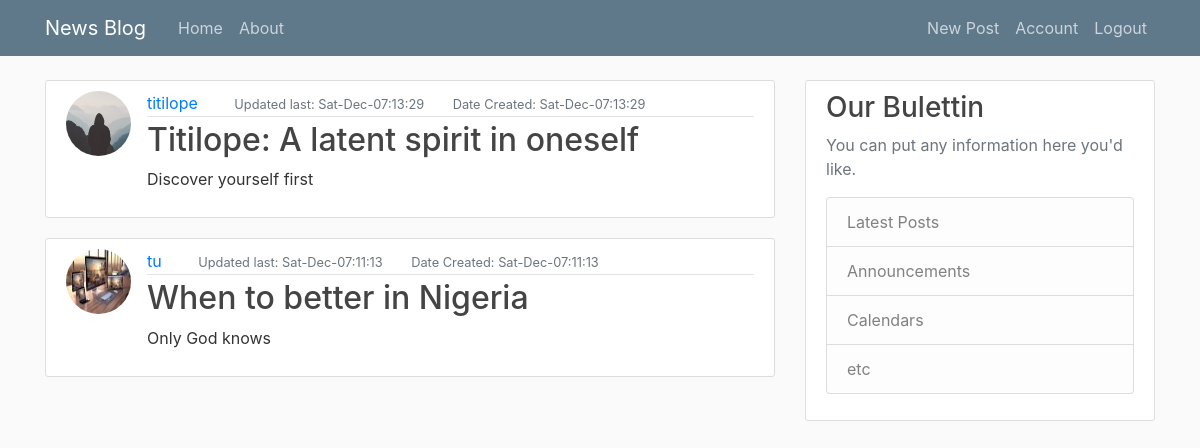
Page /home (signed in) on the earlier database version.
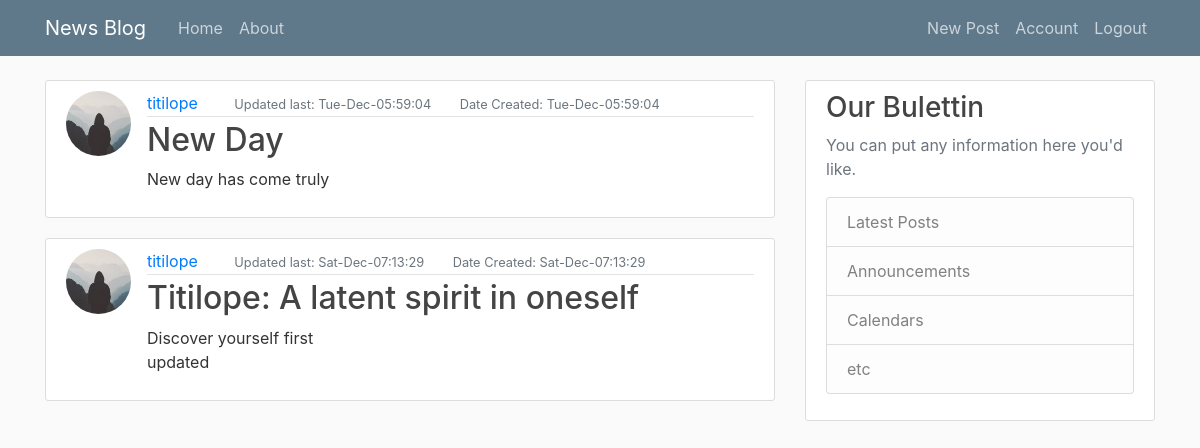
Same page on the later database version.
### newspost/model.py (models this page shows, shortened)
class Post(db.Model):
    id = db.Column(db.Integer, primary_key=True, nullable=False)
    title = db.Column(db.String(60),unique=True, nullable=False)
    content = db.Column(db.Text(420), nullable=False, unique=True)
    date_posted = db.Column(db.DateTime, nullable=False, default=datetime.utcnow)
    date_updated = db.Column(db.DateTime, nullable=False, default=datetime.utcnow)
    user_id = db.Column(db.Integer, db.ForeignKey('user.id'), nullable=False)

class User(db.Model, UserMixin):
    id = db.Column(db.Integer, primary_key=True , nullable=False)
    username = db.Column(db.String(60),unique=True, nullable=False)
    email = db.Column(db.String(120), nullable=False, unique=True)
    password = db.Column(db.String(), nullable=False)
    image_file = db.Column(db.String, default='default.jpg')
    date_updated = db.Column(db.DateTime, nullable=False, default=datetime.utcnow)
    post = db.relationship('Post', backref='author', lazy=True)

### newspost/routes.py (the view)
@app.route('/')
@app.route('/home')
@login_required
def home():
    page = request.args.get('page', 1, type=int)
    posts = Post.query.order_by(Post.date_posted.desc()).paginate(page=page, per_page=2)
    return render_template('home.html', title='Home', posts=posts)

### newspost/model.py (called while the page is built)
@login_manager.user_loader
def load_user(user_id):
    return User.query.get(int(user_id))

### newspost/Templates/home.html (shortened to what this page needs)
{% extends 'base.html' %}
    {% block content %}
        {% for post in posts %}
        <article class="media content-section">
          <img class="rounded-circle article-img" src="{{ url_for('static', filename='img/' + post.author.image_file) }}">
          <div class="media-body">
            <div class="article-metadata">
              <a class="mr-2" href="{{url_for('account')}}">{{ post.author.username }}</a>
              <small class="text-muted ml-4 ">Updated last: {{ post.date_posted.strftime('%a-%b-%X') }}</small>
              <small class="text-muted ml-4">Date Created: {{ post.date_updated.strftime('%a-%b-%X') }} </small>
            </div>
            <h2><a class="article-title" href="{{url_for('post', post_id=post.id)}}">{{ post.title }}</a></h2>
            <p class="article-content">{{ post.content }}</p>
          </div>
        </article>
    {% endfor %}
    {% endblock content %}

### newspost/Templates/base.html (shortened to what this page needs)
<!DOCTYPE html>
<html>
<head>
    <link rel="stylesheet" href="https://maxcdn.bootstrapcdn.com/bootstrap/4.0.0/css/bootstrap.min.css">
    <link rel="stylesheet" type="text/css" href="{{ url_for('static', filename='main.css') }}">
</head>
<body>
    <header class="site-header">
      <nav class="navbar navbar-expand-md navbar-dark bg-steel fixed-top">
        <div class="container">
          <a class="navbar-brand mr-4" href="/">News Blog</a>
          <div class="collapse navbar-collapse" id="navbarToggle">
            <div class="navbar-nav mr-auto">
              <a class="nav-item nav-link" href="{{ url_for('home') }}">Home</a>
              <a class="nav-item nav-link" href="{{ url_for('about') }}">About</a>
            </div>
            <div class="navbar-nav">
              {% if current_user.is_authenticated %}
                <a class="nav-item nav-link" href="{{ url_for('create_post') }}">New Post</a>
                <a class="nav-item nav-link" href="{{ url_for('account') }}">Account</a>
                <a class="nav-item nav-link" href="{{ url_for('logout') }}">Logout</a>
              {% else %}
                <a class="nav-item nav-link" href="{{ url_for('login') }}">Login</a>
                <a class="nav-item nav-link" href="{{ url_for('register') }}">Register</a>
              {% endif %}
            </div>
          </div>
        </div>
      </nav>
    </header>
    <main role="main" class="container">
      <div class="row">
        <div class="col-md-8">
          {% block content %}{% endblock %}
        </div>
        <div class="col-md-4">
          <div class="content-section">
            <h3>Our Bulettin</h3>
            <p class='text-muted'>You can put any information here you'd like.
              <ul class="list-group">
                <li class="list-group-item list-group-item-light">Latest Posts</li>
                <li class="list-group-item list-group-item-light">Announcements</li>
                <li class="list-group-item list-group-item-light">Calendars</li>
                <li class="list-group-item list-group-item-light">etc</li>
              </ul>
            </p>
          </div>
        </div>
      </div>
    </main>
</body>
</html>

### newspost/static/main.css (style rules this page uses)
body { background: #fafafa; color: #333333; margin-top: 5rem; }
h1, h2, h3, h4, h5, h6 { color: #444444; }
a { text-decoration: none; }
.bg-steel { background-color: #5f788a; }
.site-header .navbar-nav .nav-link { color: #cbd5db; }
.content-section { background: #ffffff; padding: 10px 20px; border: 1px solid #dddddd; border-radius: 3px; margin-bottom: 20px; }
.article-title { color: #444444; }
.article-content { white-space: pre-line; }
.article-img { height: 65px; width: 65px; margin-right: 16px; }
.article-metadata { padding-bottom: 1px; margin-bottom: 4px; border-bottom: 1px solid #e3e3e3 }

Differences in the rows shown:
no longer on this page (row unchanged): Post: image_file (picture), author.username "tu", date_posted "Sat-Dec-07:11:13", date_updated "Sat-Dec-07:11:13", title "When to better in Nigeria", content "Only God knows"
added Post: image_file (placeholder picture), author.username "titilope", date_posted "Tue-Dec-05:59:04", date_updated "Tue-Dec-05:59:04", title "New Day", content "New day has come truly"
changed Post "Titilope: A latent spirit in oneself": content "Discover yourself first" → "Discover yourself first updated"
